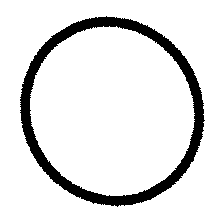
%> input picture Projetos Conhecimento e Raciocinio/ImagesFolder/start/circle/circle-start-0.png, 224 x 224 px; its folder holds only this picture in this run
$ octave --eval "result = loadImagensGeometricas;"   (GNU Octave 9; MATLAB toolbox functions it lacks are replaced by stand-ins)
%> lines starting %> are read from the running program, lines starting %| are printed output that depends on the picture; in (x1, y1, x2, y2) boxes, pixels count from 0 and x2, y2 are one past the last pixel; in counts of white or black regions, pixels touching at a corner belong together; the program's own positions count from 1
function [in, t] = loadImagensGeometricas()
    % Caminho da pasta com imagens (ajusta conforme necessário)
    pasta = '..\ImagesFolder\start';

    % Nomes das subpastas correspondentes às classes
    tiposFormas = {'circle', 'kite', 'parallelogram', 'square', 'trapezoid', 'triangle'};
    numClasses = numel(tiposFormas);

    % Parâmetros
    tamanhoImagem = [20, 20];  % Tamanho padrão para redimensionamento
    in = [];                   % Entradas (colunas = imagens)
    t = [];                    % Alvos (one-hot)

    for classe = 1:numClasses
        pastaClasse = fullfile(pasta, tiposFormas{classe});
        ficheiros = dir(fullfile(pastaClasse, '*.png'));


        for i = 1:length(ficheiros)
            caminhoImagem = fullfile(pastaClasse, ficheiros(i).name);
            img = imread(caminhoImagem);
%> img is the input picture: size 224x224x3 uint8; 89.2% white; 1 black region, box (x1, y1, x2, y2) and area: (20, 16, 205, 207) 5440

             % Converter para grayscale, se necessário
            if ndims(img) == 3
                img = rgb2gray(img);
            end

            img = imresize(img, tamanhoImagem);
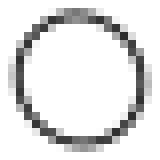
%> img: size 20x20 uint8 (shown 8 times larger); min 43, max 255, mean 225.9
            img = im2double(img);           % Normalizar para [0,1]
%> img: size 20x20 double
            imgBinaria = img > 0.5;         % Binarizar
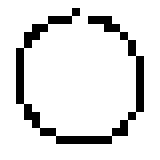
%> imgBinaria: size 20x20 logical (shown 8 times larger); 88% white; black in thin lines or dots, all inside (x1, y1, x2, y2) = (2, 1, 18, 18)
            vetor = reshape(imgBinaria, [], 1);  % Flatten
%> vetor = 400 logical values, 352 true

            in = [in, vetor];               % Adicionar à matriz de entrada
%> in = 400 values, max 1 at index 1, min 0 at index 47, mean 0.88

            alvo = zeros(numClasses, 1);
            alvo(classe) = 1;
            t = [t, alvo];                  % Adicionar à matriz de alvos
        end
    end
%> pass 2 of the loop in loadImagensGeometricas, `for classe = 1:numClasses`:
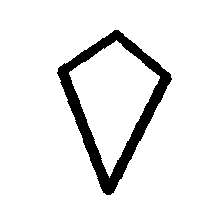
%> input picture Projetos Conhecimento e Raciocinio/ImagesFolder/start/kite/kite-start-2.png, 224 x 224 px
%> in loadImagensGeometricas, img is the input picture: size 224x224x3 uint8; 92.2% white; 1 black region, box (x1, y1, x2, y2) and area: (57, 30, 172, 195) 3912
%> in loadImagensGeometricas, `img = imresize(img, tamanhoImagem);`:
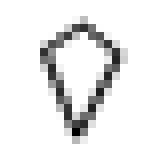
%> img: size 20x20 uint8 (shown 8 times larger); min 0, max 255, mean 234.2
%> in loadImagensGeometricas, `imgBinaria = img > 0.5;`:
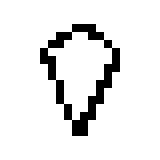
%> imgBinaria: size 20x20 logical (shown 8 times larger); 90.8% white; black in thin lines or dots, all inside (x1, y1, x2, y2) = (5, 3, 15, 17)
%> vetor = 400 logical values, 363 true
%> in = 400 rows, first 12: [1 1; 1 1; 1 1; 1 1; 1 1; 1 1; 1 1; 1 1; 1 1; 1 1; 1 1; 1 1]
end
